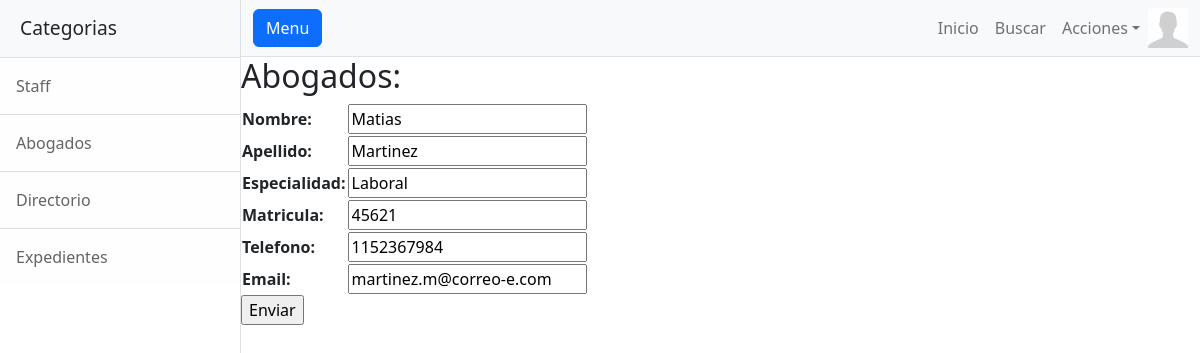
The app's page /quick_lex/upAbog/1 (signed in) with its own data.
### quick_lex/models.py (models this page shows, shortened)
class Avatar(models.Model):
    imagen = models.ImageField(upload_to="avatares")
    user = models.OneToOneField(User, on_delete= models.CASCADE)

class Abogados(models.Model):
    nombre= models.CharField(max_length=50)
    apellido= models.CharField(max_length=50)
    Especialidad= models.CharField(max_length=50)
    matricula= models.IntegerField()
    telefono= models.IntegerField()
    email= models.EmailField()

### quick_lex/views.py (the view)
# urls.py: path('upAbog/<id_abogado>', updateAbo, name= "abog_update"),
@login_required
def updateAbo(request, id_abogado):
    abogado = Abogados.objects.get(id=id_abogado)
    if request.method == "POST":
        miForm = Abogform(request.POST)
        if miForm.is_valid():
            abogado.nombre = miForm.cleaned_data.get('nombre')
            abogado.apellido = miForm.cleaned_data.get('apellido')
            abogado.Especialidad = miForm.cleaned_data.get('Especialidad')
            abogado.matricula = miForm.cleaned_data.get('matricula')
            abogado.telefono = miForm.cleaned_data.get('telefono')
            abogado.email = miForm.cleaned_data.get('email')
            abogado.save()
            return redirect(reverse_lazy("abog"))
    else:
        miForm = Abogform(initial={'nombre':abogado.nombre,
                                       'apellido':abogado.apellido,
                                       'Especialidad':abogado.Especialidad,
                                       'matricula':abogado.matricula,
                                       'telefono':abogado.telefono,
                                       'email':abogado.email})
    return render (request, "quick_lex/abogForm.html", {'form': miForm})

### quick_lex/forms.py
class Abogform(forms.Form):
    nombre= forms.CharField(label='Nombre',max_length=50, required=True)
    apellido= forms.CharField(label='Apellido',max_length=50,required=True)
    Especialidad= forms.CharField(label='Especialidad',max_length=50, required=True)
    matricula= forms.IntegerField(label='Matricula',required=True)
    telefono= forms.IntegerField(label='Telefono')
    email= forms.EmailField(label='Email')

### quick_lex/templates/quick_lex/abogForm.html (shortened to what this page needs)
{% extends 'quick_lex/base.html' %}
{% load static %}
{% block content %}
    <h2>Abogados:</h2>
    <form action="" method="POST">
        <table>
            {{ form.as_table }}
        </table>
        <input type="submit" value="Enviar">
    </form>
{% endblock content %}

### quick_lex/templates/quick_lex/base.html (shortened to what this page needs)
<!DOCTYPE html>
<html lang="en">
<head>
    {% load static %}
    <link rel="stylesheet" href="https://cdnjs.cloudflare.com/ajax/libs/font-awesome/6.4.0/css/all.min.css">
    <link href="{% static 'quick_lex/css/styles.css'%}" rel="stylesheet" />
</head>
<body>
    <div class="d-flex" id="wrapper">
        {% if user.is_authenticated %}
        <div class="border-end bg-white" id="sidebar-wrapper">
            <div class="sidebar-heading border-bottom bg-light">Categorias</div>
            <div class="list-group list-group-flush">
                <a class="list-group-item list-group-item-action list-group-item-light p-3" href="{% url 'sta' %}">Staff</a>
                <a class="list-group-item list-group-item-action list-group-item-light p-3" href="{% url 'abog' %}">Abogados</a>
                <a class="list-group-item list-group-item-action list-group-item-light p-3" href="{% url 'pers' %}">Directorio</a>
                <a class="list-group-item list-group-item-action list-group-item-light p-3" href="{% url 'exp' %}">Expedientes</a>
            </div>
        </div>
        {% endif %}
        <div id="page-content-wrapper">
            <nav class="navbar navbar-expand-lg navbar-light bg-light border-bottom">
                <div class="container-fluid">
                    <button class="btn btn-primary" id="sidebarToggle">Menu</button>
                    <div class="collapse navbar-collapse" id="navbarSupportedContent">
                        <ul class="navbar-nav ms-auto mt-2 mt-lg-0">
                            <li class="nav-item active"><a class="nav-link" href="{% url 'main' %}">Inicio</a></li>
                            {% if user.is_authenticated %}
                            <li class="nav-item"><a class="nav-link" href="{% url 'buscar_exp' %}">Buscar</a></li>
                            <li class="nav-item dropdown">
                                <a class="nav-link dropdown-toggle" id="navbarDropdown" href="#" role="button" data-bs-toggle="dropdown" aria-haspopup="true" aria-expanded="false">Acciones</a>
                            </li>
                            <div class="text-center">
                                <img src="{{ request.user.avatar.imagen.url }}" height="40px" weight="40px"/>
                            </div>
                            {% else %}
                            <li class="nav-item"><a class="nav-link" href="{% url 'login' %}">Login</a></li>
                            <li class="nav-item"><a class="nav-link" href="{% url 'registro' %}">Crear Usuario</a></li>
                            {% endif %}
                        </ul>
                    </div>
                </div>
            </nav>
            {% block content %}{% endblock content %}
        </div>
    </div>
</body>
</html>

### records on screen
Abogados: nombre "Matias", apellido "Martinez", Especialidad "Laboral", matricula "45621", telefono "1152367984", email "martinez.m@correo-e.com"
